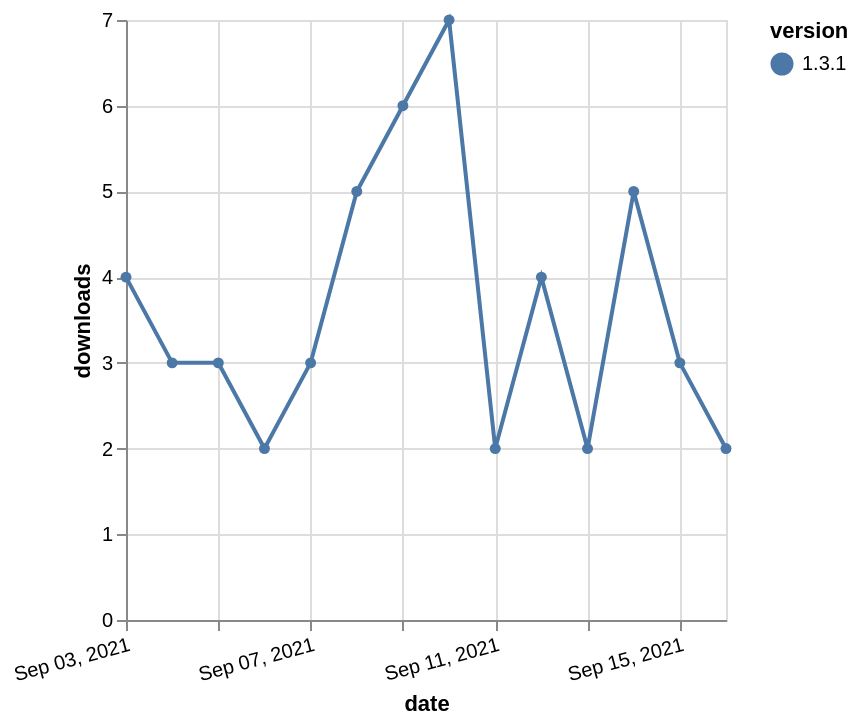

This figure's Vega-Lite source:
### Vega-Lite specification from a JSON file in a GitHub repository (floating-point values rounded to 4 significant figures)
{"$schema": "https://vega.github.io/schema/vega-lite/v5.json", "description": "A simple bar chart with embedded data.", "data": {"values": [{"date": "2021-09-03", "total": 4135, "delta": 4, "version": "1.3.1"}, {"date": "2021-09-04", "total": 4138, "delta": 3, "version": "1.3.1"}, {"date": "2021-09-05", "total": 4141, "delta": 3, "version": "1.3.1"}, {"date": "2021-09-06", "total": 4143, "delta": 2, "version": "1.3.1"}, {"date": "2021-09-07", "total": 4146, "delta": 3, "version": "1.3.1"}, {"date": "2021-09-08", "total": 4151, "delta": 5, "version": "1.3.1"}, {"date": "2021-09-09", "total": 4157, "delta": 6, "version": "1.3.1"}, {"date": "2021-09-10", "total": 4164, "delta": 7, "version": "1.3.1"}, {"date": "2021-09-11", "total": 4166, "delta": 2, "version": "1.3.1"}, {"date": "2021-09-12", "total": 4170, "delta": 4, "version": "1.3.1"}, {"date": "2021-09-13", "total": 4172, "delta": 2, "version": "1.3.1"}, {"date": "2021-09-14", "total": 4177, "delta": 5, "version": "1.3.1"}, {"date": "2021-09-15", "total": 4180, "delta": 3, "version": "1.3.1"}, {"date": "2021-09-16", "total": 4182, "delta": 2, "version": "1.3.1"}]}, "width": "container", "mark": {"type": "line", "point": {"filled": true}}, "encoding": {"x": {"field": "date", "type": "temporal", "timeUnit": "yearmonthdate", "title": "date", "axis": {"labelAngle": -15}}, "y": {"field": "delta", "type": "quantitative", "title": "downloads"}, "color": {"field": "version", "type": "nominal"}, "tooltip": {"field": "delta"}}}
